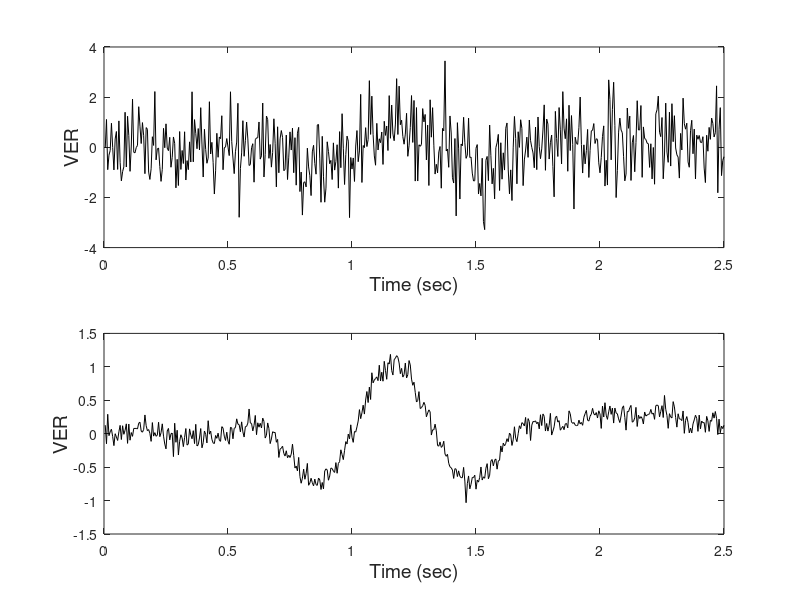

This figure's MATLAB source:
% Example 2.4 This example evaluates the noise reduction provided by ensemble
% averaging. An ensemble of simulated visual evoked responses is found as
% matrix variable ver in MATLAB file ver.mat.  The actual, noise-free VER
% signal is found as variable actual_ver in the same file.  Ts = 0.005 sec. 
% Construct an ensemble average of 100 responses.  Subtract out the noise-free
% VER from a selected individual VER and form the ensemble average to get
% the noise in each record.  Compare the reduction in standard deviation
% produced by averaging with that predicted theoretically. 
%
load ver;                       % Get visual evoked response data;
Ts = 0.005;                     % Sample interval = 5 msec
[nu,N] = size(ver);             % Get data matrix size 
if nu > N
    ver = ver';
    t = (1:nu)*Ts;              % Generate time vector 
else
    t = (1:N)*Ts;               % Time vector if no transpose   
end 
%
subplot(2,1,1);
plot(t,ver(4,:),'k');           	  % Plot individual record (Number 4)
  xlabel('Time (sec)','FontSize',14);
 ylabel('VER','FontSize',14);
% Construct and plot the ensemble average
avg = mean(ver);                % Take ensemble average 
subplot(2,1,2);
plot(t,avg,'k');                	  % Plot ensemble average other data
xlabel('Time (sec)','FontSize',14);
 ylabel('VER','FontSize',14);
%
% Estimate the noise components
unaveraged_noise = ver(4,:) - actual_ver; % Noise in signal
averaged_noise = avg - actual_ver;        % Noise in ensemble avg.
std_unaveraged = std(unaveraged_noise);   % Std or noise in signal
std_averaged = std(averaged_noise);     	% Std of noise in ensemble avg.
theoretical =  std_unaveraged/sqrt(100);  % Theoretical noise reduction
disp(' Unaveraged Averaged Theroetical')	% Output results
disp([std_unaveraged std_averaged theoretical])
